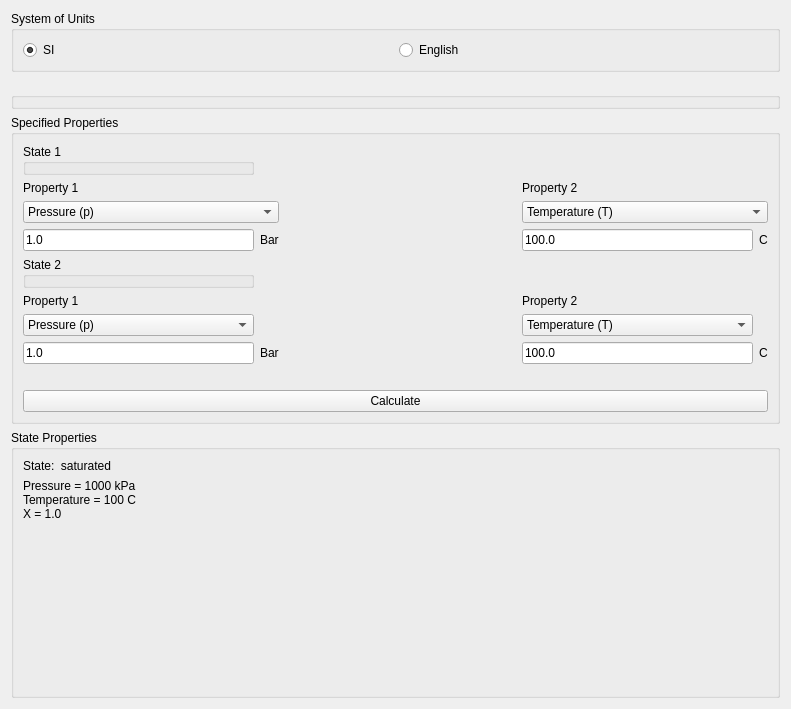
<?xml version="1.0" encoding="UTF-8"?>
<ui version="4.0">
 <class>_frm_StateCalculator</class>
 <widget class="QWidget" name="_frm_StateCalculator">
  <property name="geometry">
   <rect>
    <x>0</x>
    <y>0</y>
    <width>791</width>
    <height>709</height>
   </rect>
  </property>
  <property name="windowTitle">
   <string>Thermodynamic State Calculator</string>
  </property>
  <layout class="QVBoxLayout" name="verticalLayout">
   <item>
    <widget class="QGroupBox" name="_grp_Units">
     <property name="title">
      <string>System of Units</string>
     </property>
     <layout class="QHBoxLayout" name="horizontalLayout_2">
      <item>
       <widget class="QRadioButton" name="_rdo_SI">
        <property name="text">
         <string>SI</string>
        </property>
        <property name="checked">
         <bool>true</bool>
        </property>
       </widget>
      </item>
      <item>
       <widget class="QRadioButton" name="_rdo_English">
        <property name="text">
         <string>English</string>
        </property>
       </widget>
      </item>
     </layout>
    </widget>
   </item>
   <item>
    <widget class="QGroupBox" name="groupBox">
     <property name="title">
      <string> </string>
     </property>
    </widget>
   </item>
   <item>
    <widget class="QGroupBox" name="_grp_SpecifiedProperties_2">
     <property name="title">
      <string>Specified Properties</string>
     </property>
     <layout class="QGridLayout" name="gridLayout_2">
      <item row="9" column="0" colspan="5">
       <widget class="QLabel" name="_lbl_Warning_2">
        <property name="text">
         <string/>
        </property>
       </widget>
      </item>
      <item row="8" column="1">
       <widget class="QLabel" name="_lbl_Property1_Units">
        <property name="text">
         <string>Bar</string>
        </property>
       </widget>
      </item>
      <item row="10" column="0" colspan="5">
       <widget class="QPushButton" name="_pb_Calculate_2">
        <property name="text">
         <string>Calculate</string>
        </property>
       </widget>
      </item>
      <item row="3" column="0" colspan="2">
       <widget class="QComboBox" name="_cmb_Property1_State1">
        <item>
         <property name="text">
          <string>Pressure (p)</string>
         </property>
        </item>
        <item>
         <property name="text">
          <string>Temperature (T)</string>
         </property>
        </item>
        <item>
         <property name="text">
          <string>Quality (x)</string>
         </property>
        </item>
        <item>
         <property name="text">
          <string>Specific Internal Energy (u)</string>
         </property>
        </item>
        <item>
         <property name="text">
          <string>Specific Enthalpy (h)</string>
         </property>
        </item>
        <item>
         <property name="text">
          <string>Specific Volume (v)</string>
         </property>
        </item>
        <item>
         <property name="text">
          <string>Specific Entropy (s)</string>
         </property>
        </item>
       </widget>
      </item>
      <item row="3" column="3" colspan="2">
       <widget class="QComboBox" name="_cmb_Property2_State1">
        <property name="currentIndex">
         <number>1</number>
        </property>
        <item>
         <property name="text">
          <string>Pressure (p)</string>
         </property>
        </item>
        <item>
         <property name="text">
          <string>Temperature (T)</string>
         </property>
        </item>
        <item>
         <property name="text">
          <string>Quality (x)</string>
         </property>
        </item>
        <item>
         <property name="text">
          <string>Specific Internal Energy (u)</string>
         </property>
        </item>
        <item>
         <property name="text">
          <string>Specific Enthalpy (h)</string>
         </property>
        </item>
        <item>
         <property name="text">
          <string>Specific Volume (v)</string>
         </property>
        </item>
        <item>
         <property name="text">
          <string>Specific Entropy (s)</string>
         </property>
        </item>
       </widget>
      </item>
      <item row="4" column="2">
       <spacer name="horizontalSpacer_2">
        <property name="orientation">
         <enum>Qt::Horizontal</enum>
        </property>
        <property name="sizeHint" stdset="0">
         <size>
          <width>40</width>
          <height>20</height>
         </size>
        </property>
       </spacer>
      </item>
      <item row="4" column="4">
       <widget class="QLabel" name="_lbl_Property2_Units_2">
        <property name="text">
         <string>C</string>
        </property>
       </widget>
      </item>
      <item row="2" column="3">
       <widget class="QLabel" name="_lbl_Property2_2">
        <property name="text">
         <string>Property 2</string>
        </property>
       </widget>
      </item>
      <item row="2" column="0">
       <widget class="QLabel" name="_lbl_Property1_State1">
        <property name="text">
         <string>Property 1</string>
        </property>
       </widget>
      </item>
      <item row="6" column="0">
       <widget class="QLabel" name="_lbl_Property1_State2">
        <property name="text">
         <string>Property 1</string>
        </property>
       </widget>
      </item>
      <item row="8" column="4">
       <widget class="QLabel" name="_lbl_Property2_Units">
        <property name="text">
         <string>C</string>
        </property>
       </widget>
      </item>
      <item row="6" column="3">
       <widget class="QLabel" name="_lbl_Property2">
        <property name="text">
         <string>Property 2</string>
        </property>
       </widget>
      </item>
      <item row="5" column="0">
       <widget class="QGroupBox" name="groupBox_2">
        <property name="title">
         <string>State 2</string>
        </property>
       </widget>
      </item>
      <item row="4" column="1">
       <widget class="QLabel" name="_lbl_Property1_Units_2">
        <property name="text">
         <string>Bar</string>
        </property>
       </widget>
      </item>
      <item row="8" column="2">
       <spacer name="horizontalSpacer">
        <property name="orientation">
         <enum>Qt::Horizontal</enum>
        </property>
        <property name="sizeHint" stdset="0">
         <size>
          <width>40</width>
          <height>20</height>
         </size>
        </property>
       </spacer>
      </item>
      <item row="4" column="3">
       <widget class="QLineEdit" name="_le_Property2_State1">
        <property name="text">
         <string>100.0</string>
        </property>
       </widget>
      </item>
      <item row="0" column="0">
       <widget class="QGroupBox" name="groupBox_3">
        <property name="title">
         <string>State 1</string>
        </property>
       </widget>
      </item>
      <item row="8" column="3">
       <widget class="QLineEdit" name="_le_Property2_State2">
        <property name="text">
         <string>100.0</string>
        </property>
       </widget>
      </item>
      <item row="4" column="0">
       <widget class="QLineEdit" name="_le_Property1_State1">
        <property name="text">
         <string>1.0</string>
        </property>
       </widget>
      </item>
      <item row="8" column="0">
       <widget class="QLineEdit" name="_le_Property1_State2">
        <property name="text">
         <string>1.0</string>
        </property>
       </widget>
      </item>
      <item row="7" column="3">
       <widget class="QComboBox" name="_cmb_Property2_State2">
        <property name="currentIndex">
         <number>1</number>
        </property>
        <item>
         <property name="text">
          <string>Pressure (p)</string>
         </property>
        </item>
        <item>
         <property name="text">
          <string>Temperature (T)</string>
         </property>
        </item>
        <item>
         <property name="text">
          <string>Quality (x)</string>
         </property>
        </item>
        <item>
         <property name="text">
          <string>Specific Internal Energy (u)</string>
         </property>
        </item>
        <item>
         <property name="text">
          <string>Specific Enthalpy (h)</string>
         </property>
        </item>
        <item>
         <property name="text">
          <string>Specific Volume (v)</string>
         </property>
        </item>
        <item>
         <property name="text">
          <string>Specific Entropy (s)</string>
         </property>
        </item>
       </widget>
      </item>
      <item row="7" column="0">
       <widget class="QComboBox" name="_cmb_Property1_State2">
        <item>
         <property name="text">
          <string>Pressure (p)</string>
         </property>
        </item>
        <item>
         <property name="text">
          <string>Temperature (T)</string>
         </property>
        </item>
        <item>
         <property name="text">
          <string>Quality (x)</string>
         </property>
        </item>
        <item>
         <property name="text">
          <string>Specific Internal Energy (u)</string>
         </property>
        </item>
        <item>
         <property name="text">
          <string>Specific Enthalpy (h)</string>
         </property>
        </item>
        <item>
         <property name="text">
          <string>Specific Volume (v)</string>
         </property>
        </item>
        <item>
         <property name="text">
          <string>Specific Entropy (s)</string>
         </property>
        </item>
       </widget>
      </item>
     </layout>
    </widget>
   </item>
   <item>
    <widget class="QGroupBox" name="_grp_StateProperties">
     <property name="title">
      <string>State Properties</string>
     </property>
     <layout class="QVBoxLayout" name="verticalLayout_2">
      <item>
       <widget class="QLabel" name="_lbl_State">
        <property name="text">
         <string>State:  saturated</string>
        </property>
       </widget>
      </item>
      <item>
       <widget class="QLabel" name="_lbl_StateProperties">
        <property name="text">
         <string>Pressure = 1000 kPa
Temperature = 100 C
X = 1.0</string>
        </property>
       </widget>
      </item>
      <item>
       <widget class="QLabel" name="_lbl_SatLiqProps">
        <property name="text">
         <string/>
        </property>
       </widget>
      </item>
      <item>
       <widget class="QLabel" name="_lbl_SatVapProps">
        <property name="text">
         <string/>
        </property>
       </widget>
      </item>
      <item>
       <spacer name="verticalSpacer">
        <property name="orientation">
         <enum>Qt::Vertical</enum>
        </property>
        <property name="sizeHint" stdset="0">
         <size>
          <width>20</width>
          <height>40</height>
         </size>
        </property>
       </spacer>
      </item>
     </layout>
    </widget>
   </item>
  </layout>
 </widget>
 <resources/>
 <connections/>
</ui>
